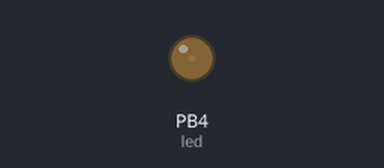
Simulated run of this sketch. Board: ATtiny85, built with avr-gcc and run on an emulated ATtiny85. Parts: output pins drawn as LEDs (lit = HIGH). Sleep ends after the set time or at an interrupt; random numbers use the default seed unless the sketch sets one.

Above: at 0.05 s.
At 1.8 s:
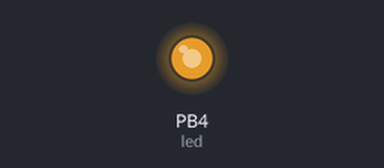
At 5.25 s:
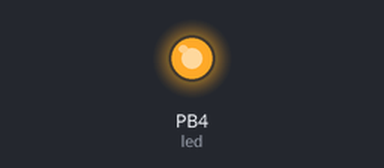
At 10.45 s:
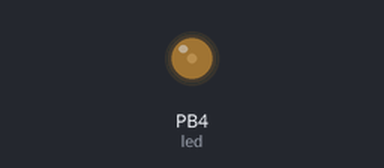
Timing chart, 0 to 13.6 s (numbered marks = the images above):
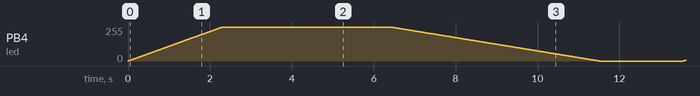

The sketch:

firefly.ino
```cpp
#include <avr/sleep.h>
#include <avr/wdt.h>

#ifndef cbi
#define cbi(sfr, bit) (_SFR_BYTE(sfr) &= ~_BV(bit))
#endif
#ifndef sbijust
#define sbi(sfr, bit) (_SFR_BYTE(sfr) |= _BV(bit))
#endif


int i;
int led = 4;
int seed_analog_pin = 2;
int on_delay = 1;
int off_delay = 1;

volatile boolean f_wdt = 1;
volatile boolean led_on = 0;


void setup() {
  // put your setup code here, to run once:
  pinMode(led, OUTPUT);
  pinMode(seed_analog_pin, INPUT);
  randomSeed(analogRead(seed_analog_pin));

  on_delay = random(1,25);
  off_delay = random(1,25);

  setup_watchdog(9); // approximately 4 seconds sleep
}


void flash_on(){
  // put your main code here, to run repeatedly:
  for(i=0; i<255; i++){
    analogWrite(led, i);
    delay(on_delay);
  }
}

void flash_off(){
  for(i=255; i>0; i--){
    analogWrite(led, i);
    delay(off_delay);
  }
  analogWrite(led,0);
}

void loop() {
  if (f_wdt==1) {  // wait for timed out watchdog / flag is set when a watchdog timeout occurs
    f_wdt=0;       // reset flag


    if (led_on) {
      flash_off();
      led_on = 0;
      setup_watchdog(random(7,9)); // approximately 8 seconds sleep
    } else {
      flash_on();
      led_on = 1;
      setup_watchdog(random(6,9)); // approximately 8 seconds sleep
    }
    system_sleep();

  }

}


// set system into the sleep state
// system wakes up when wtchdog is timed out
void system_sleep() {
  cbi(ADCSRA,ADEN);                    // switch Analog to Digitalconverter OFF

  set_sleep_mode(SLEEP_MODE_PWR_DOWN); // sleep mode is set here
  sleep_enable();

  sleep_mode();                        // System sleeps here

  sleep_disable();                     // System continues execution here when watchdog timed out
  sbi(ADCSRA,ADEN);                    // switch Analog to Digitalconverter ON
}

// 0=16ms, 1=32ms,2=64ms,3=128ms,4=250ms,5=500ms
// 6=1 sec,7=2 sec, 8=4 sec, 9= 8sec
void setup_watchdog(int ii) {

  byte bb;
  int ww;
  if (ii > 9 ) ii=9;
  bb=ii & 7;
  if (ii > 7) bb|= (1<<5);
  bb|= (1<<WDCE);
  ww=bb;

  MCUSR &= ~(1<<WDRF);
  // start timed sequence
  WDTCR |= (1<<WDCE) | (1<<WDE);
  // set new watchdog timeout value
  WDTCR = bb;
  WDTCR |= _BV(WDIE);
}

// Watchdog Interrupt Service / is executed when watchdog timed out
ISR(WDT_vect) {
  f_wdt=1;  // set global flag
}
```
